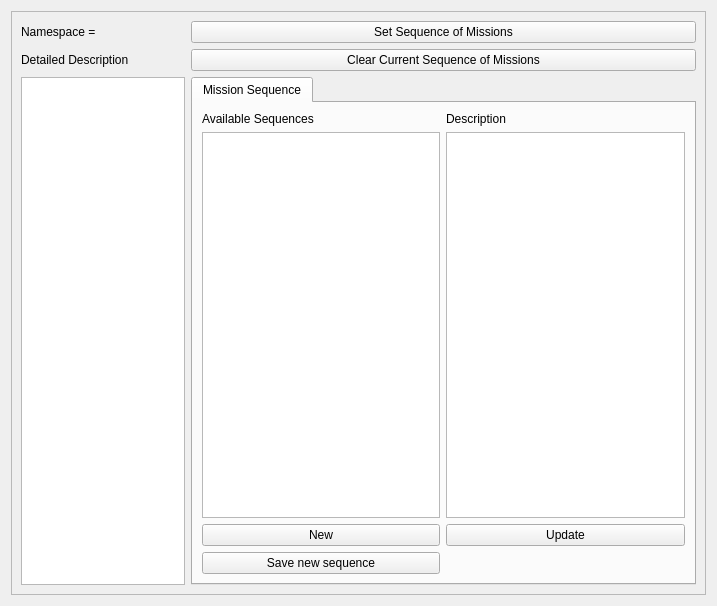
<?xml version="1.0" encoding="UTF-8"?>
<ui version="4.0">
 <class>Form</class>
 <widget class="QWidget" name="Form">
  <property name="geometry">
   <rect>
    <x>0</x>
    <y>0</y>
    <width>717</width>
    <height>606</height>
   </rect>
  </property>
  <property name="windowTitle">
   <string>Form</string>
  </property>
  <property name="styleSheet">
   <string notr="true"/>
  </property>
  <layout class="QGridLayout" name="gridLayout">
   <item row="1" column="1">
    <widget class="QScrollArea" name="scrollArea_2">
     <property name="widgetResizable">
      <bool>true</bool>
     </property>
     <widget class="QWidget" name="scrollAreaWidgetContents_4">
      <property name="geometry">
       <rect>
        <x>0</x>
        <y>0</y>
        <width>697</width>
        <height>586</height>
       </rect>
      </property>
      <layout class="QGridLayout" name="gridLayout_8">
       <item row="0" column="1">
        <widget class="QPushButton" name="SetSequenceMissions">
         <property name="text">
          <string>Set Sequence of Missions</string>
         </property>
        </widget>
       </item>
       <item row="1" column="1">
        <widget class="QPushButton" name="pushButtonClearSequenceMissions">
         <property name="text">
          <string>Clear Current Sequence of Missions</string>
         </property>
        </widget>
       </item>
       <item row="2" column="1">
        <widget class="QTabWidget" name="tabWidget">
         <property name="currentIndex">
          <number>0</number>
         </property>
         <widget class="QWidget" name="tab_2">
          <attribute name="title">
           <string>Mission Sequence</string>
          </attribute>
          <layout class="QGridLayout" name="gridLayout_2">
           <item row="0" column="0">
            <widget class="QLabel" name="label_5">
             <property name="text">
              <string>Available Sequences</string>
             </property>
            </widget>
           </item>
           <item row="1" column="1">
            <widget class="QTextEdit" name="mission_sequence_description"/>
           </item>
           <item row="0" column="1">
            <widget class="QLabel" name="label_6">
             <property name="text">
              <string>Description</string>
             </property>
            </widget>
           </item>
           <item row="1" column="0">
            <widget class="QListWidget" name="available_mission_sequences"/>
           </item>
           <item row="5" column="0">
            <widget class="QPushButton" name="save_new_sequence">
             <property name="text">
              <string>Save new sequence</string>
             </property>
            </widget>
           </item>
           <item row="2" column="0">
            <widget class="QPushButton" name="new_sequence">
             <property name="text">
              <string>New</string>
             </property>
            </widget>
           </item>
           <item row="2" column="1">
            <widget class="QPushButton" name="pushButtonUpdate">
             <property name="text">
              <string>Update</string>
             </property>
            </widget>
           </item>
          </layout>
         </widget>
        </widget>
       </item>
       <item row="1" column="0">
        <widget class="QLabel" name="label">
         <property name="text">
          <string>Detailed Description</string>
         </property>
        </widget>
       </item>
       <item row="2" column="0">
        <widget class="QListWidget" name="textEdit_detailed_description">
         <property name="maximumSize">
          <size>
           <width>200</width>
           <height>16777215</height>
          </size>
         </property>
        </widget>
       </item>
       <item row="0" column="0">
        <widget class="QLabel" name="labelNamespace">
         <property name="text">
          <string>Namespace = </string>
         </property>
        </widget>
       </item>
      </layout>
     </widget>
    </widget>
   </item>
  </layout>
 </widget>
 <resources/>
 <connections/>
</ui>
